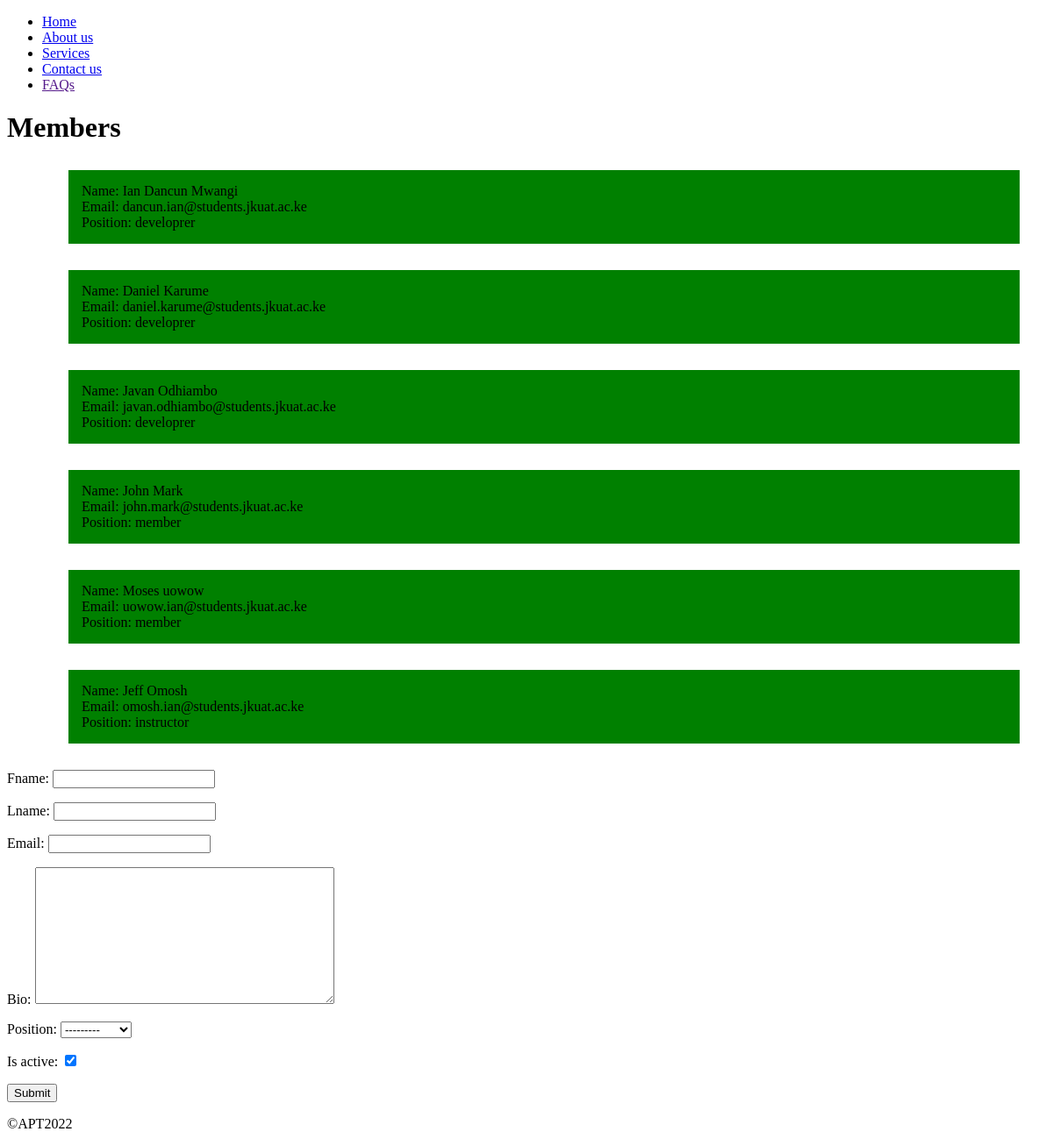
/members/, run on an earlier commit of the app's database.
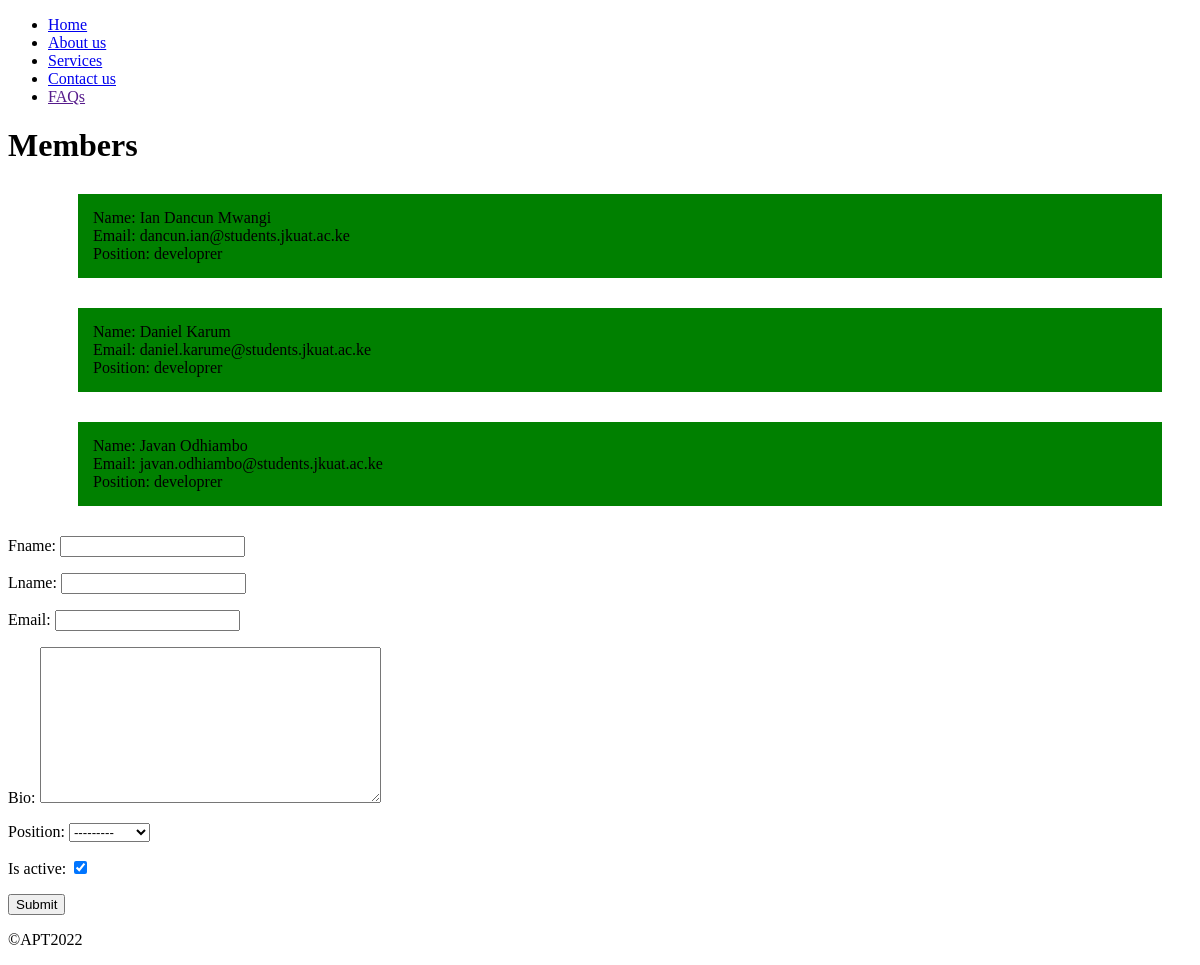
And on a later commit of the database.
### core/models.py (models this page shows)
class Member(models.Model):
    fname = models.CharField(max_length = 30)
    lname = models.CharField(max_length = 30)
    email = models.CharField(max_length = 200, unique = True)
    bio = models.TextField(blank = True, null = True)
    position = models.CharField(max_length = 50, choices = POSITION_CHOICES)
    is_active = models.BooleanField(default = True)

### core/views.py (the view)
# urls.py: path('members/', views.members, name = "members")
def members(request):
    members = Member.objects.filter(is_active = True)
    form = MemberRegistrationForm()
    if (request.method == "POST"):
        if (form is _valid):
            form.save
    return render(request, "members.html", {'members': members, 'form': form})

### core/forms.py
class MemberRegistrationForm(forms.ModelForm):
    class Meta:
        model = Member
        fields = ("fname", "lname", "email", "bio", "position", "is_active")

### core/templates/members.html (shortened to what this page needs)
{% extends 'base.html' %}
{% block content %}
    <h1>Members</h1>
    <ul style="list-style: none; ">
        {% for member in members %}
        <li style="margin: 30px; background:green; padding: 15px" b>
            Name: {{member.fname}}  {{member.lname}} <br>
            Email: {{member.email}} <br>
            Position: {{member.position}}
         </li>
        {% endfor %}
    </ul>
    <form method="post">
        {{form.as_p}}
        <button type="submit">Submit</button>
    </form>
{% endblock %}

### core/templates/base.html (shortened to what this page needs)
<!DOCTYPE html>
<html lang="en">
<head>
</head>
<body>
    {% include 'include/navbar.html' %}
    {% block content %}
    {% endblock %}
    {% include 'include/footer.html' %}
</body>
</html>

### core/templates/include/navbar.html
<nav>
    <ul>
        <li><a href="{% url 'index' %}">Home</a></li>
        <li><a href="{% url 'about' %}">About us</a></li>
        <li><a href="{% url 'service' %}">Services</a></li>
        <li><a href="{% url 'contact' %}">Contact us</a></li>
        <li><a href="">FAQs</a></li>
    </ul>
</nav>

### core/templates/include/footer.html
<footer>
    <p>&copy;APT2022</p>
</footer>

What changed in the data, as far as the page shows it:
no longer on this page (row edited): Member: fname "John", lname "Mark", email "john.mark@students.jkuat.ac.ke", position "member"
no longer on this page (row edited): Member: fname "Moses", lname "uowow", email "uowow.ian@students.jkuat.ac.ke", position "member"
no longer on this page (row edited): Member: fname "Jeff", lname "Omosh", email "omosh.ian@students.jkuat.ac.ke", position "instructor"
changed Member "Daniel": lname "Karume" → "Karum"
